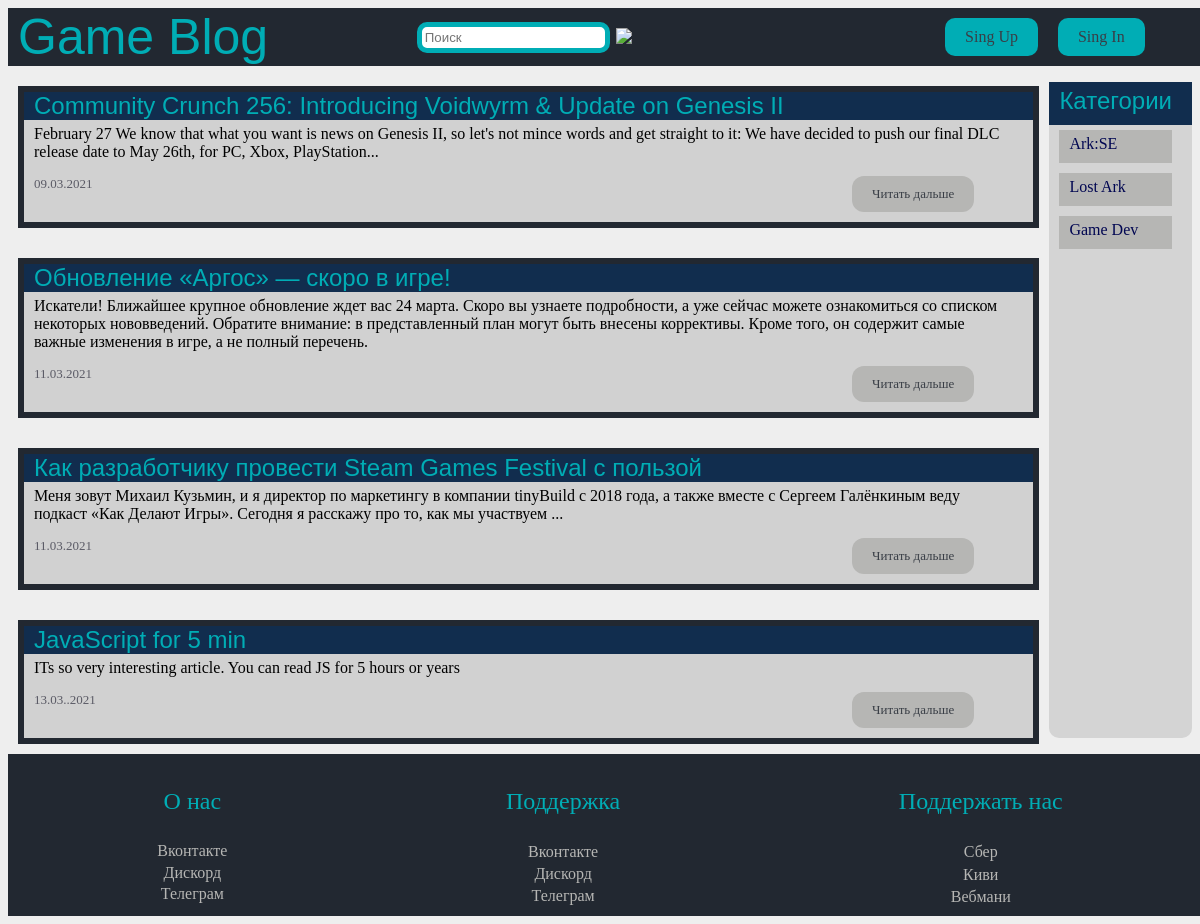
Before: / with the older database file.
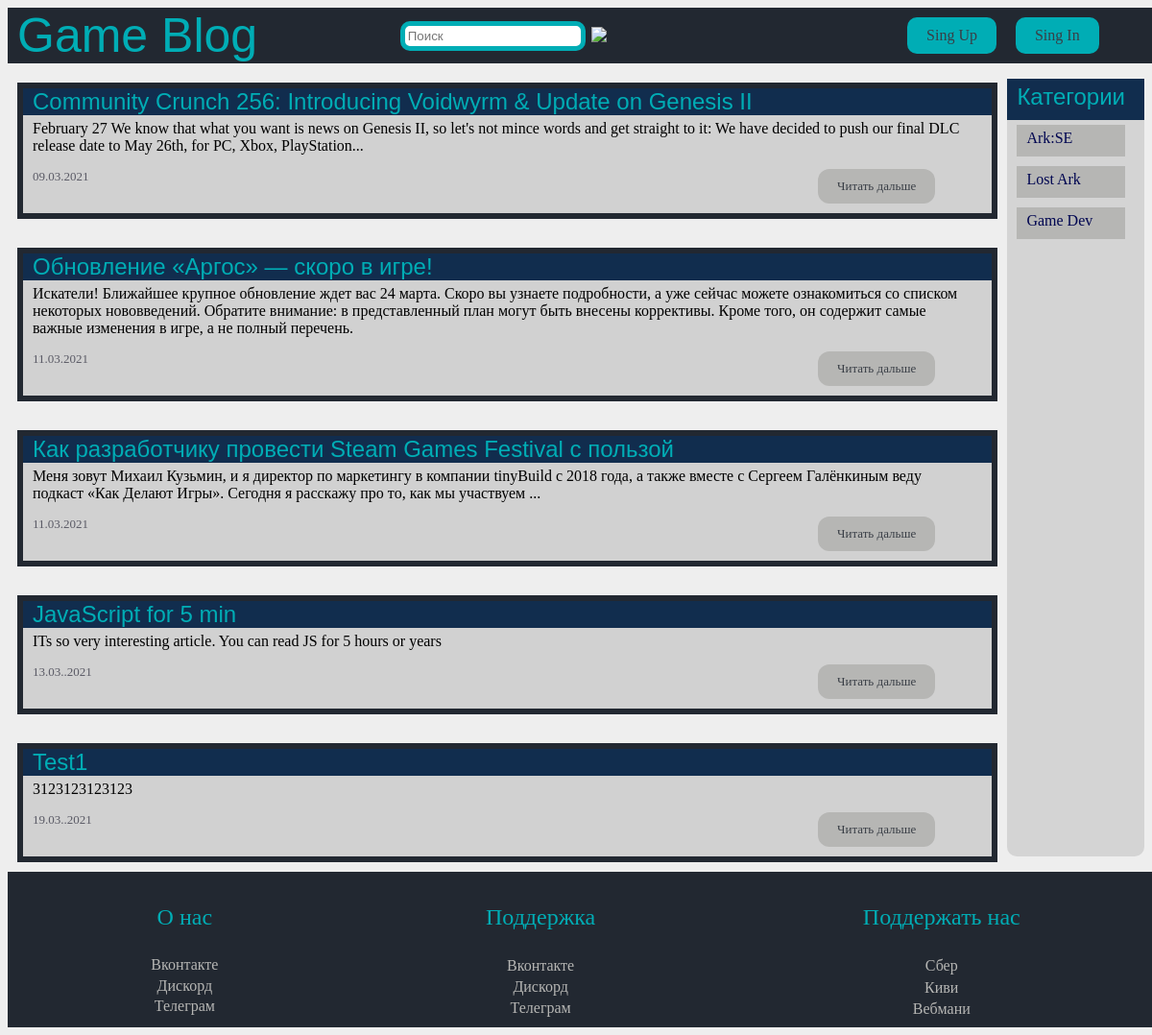
After: the same page with the newer database file.
### database.py (models this page shows)
class Article(db.Model):
    id = db.Column(db.Integer, primary_key=True, autoincrement=True)
    title = db.Column(db.String(70), nullable=True)
    body = db.Column(db.String(70), nullable=True, unique=True)
    date = db.Column(db.String(70), nullable=True)
    big = db.Column(db.Boolean, default=True)
    img = db.Column(db.Boolean, default=False)
    img_url = db.Column(db.String(70))
    author_id = db.Column(db.Integer, db.ForeignKey('users.id'))
    category_id = db.Column(db.Integer, db.ForeignKey('categories.id'))
    author = db.relationship('Users', backref=db.backref('articles', lazy=True))
    category = db.relationship('Categories', backref=db.backref('articles', lazy=True))

class Categories(db.Model):
    id = db.Column(db.Integer, primary_key=True, autoincrement=True)
    name = db.Column(db.String, nullable=True)

### app.py (the view)
@app.route('/')
def homepage():
    articles = Article.query.all()
    categories = Categories.query.all()
    return render_template('index.html', articles=articles, categories=categories)

### templates/index.html (shortened to what this page needs)
{% extends "base.html" %}
{% block content %}
    {% for article in articles %}
        <article>
            <div class="head">
                {{ article.title }}
            </div>
            <div class="text-block">
                {% if article.big %}
                    {{ article.body[0:200]+'...' }}
                {% else %}
                    {{ article.body }}
                {% endif %}
            </div>
            <div class="footer">
                <date>{{ article.date }}</date>
                <a href="{{ url_for('article', art=article.id) }}">Читать дальше</a>
            </div>
        </article>
    {% endfor %}
{% endblock %}

### templates/base.html (shortened to what this page needs)
<!DOCTYPE html>
<html lang="ru">
<head>
    <link rel="stylesheet" href={{ url_for('static', filename='style.css') }}>
</head>
<body>
<header>
    <a href="{{ url_for('homepage') }}" class="logo">Game Blog</a>
    <form action="{{ url_for('search') }}">
        <input name="text" class="search" type="search" placeholder="Поиск" aria-label="Поиск">
        <button type="submit">
            <img src="https://img.icons8.com/material-sharp/24/000000/search.png"/>
        </button>
    </form>
    {% if current_user.is_authenticated %}
        <but>
            <a href="#" class="nick-label">{{ current_user.name }}</a>
            <a class="buttons" aria-current="page" href="{{ url_for('create_article') }}">Добавить статью</a>
            <a href="{{ url_for('logout') }}" class="buttons">Выйти</a>
        </but>
    {% else %}
        <but>
            <a class="buttons" href={{ url_for('singup') }}>Sing Up</a>
            <a class="buttons" href={{ url_for('singin') }}>Sing In</a>
        </but>
    {% endif %}
</header>
<main>
    <div class="articles_list">
        {% block content %}
        {% endblock %}
    </div>
    <ul class="categories">
        <li class="header">
            Категории
        </li>
        {% for categoria in categories %}
            <li class="dropdown">
                <a href=" {{ url_for('categor', cat=categoria.id) }} ">{{ categoria.name }}</a>
            </li>
        {% endfor %}
    </ul>
</main>
<footer>
    <div class="block-footer">
        <p>О нас</p>
        <div class="lin"><a href="#">Вконтакте</a></div>
        <div class="lin"><a href="#">Дискорд</a></div>
        <div class="lin"><a href="#">Телеграм</a></div>
    </div>
    <div class="block-footer">
        <p>Поддержка</p>
        <div class="lin"><a href="#">Вконтакте</a></div>
        <div class="lin"><a href="#">Дискорд</a></div>
        <div class="lin"><a href="#">Телеграм</a></div>
    </div>
    <div class="block-footer">
        <p>Поддержать нас</p>
        <div class="lin"><a href="#">Сбер</a></div>
        <div class="lin"><a href="#">Киви</a></div>
        <div class="lin"><a href="#">Вебмани</a></div>
    </div>
</footer>
</body>
</html>

### static/style.css (style rules this page uses)
body { background-color: #EEEEEE; }
header { top: 0; left: 0; width: 100%; margin: auto; padding-left: 10px; background-color: #222831; display: flex; min-height: auto; }
header a { text-decoration: none; }
.logo { color: #00ADB5 !important; font-size: 50px; font-family: Dubai, sans-serif; }
header .buttons { padding: 10px 20px 10px 20px; background-color: #00ADB5; border-radius: 10px; margin: 10px; }
but { display: flex; align-items: center; margin-right: 4%; margin-left: auto; }
.categories { border-radius: 10px; border: 2px #112D4E; padding: 0; margin-right: 0; margin-left: auto; background-color: #696A6C33; }
.categories li { padding: 5px 20px 10px 10px; margin: 5px 20px 10px 10px; background-color: #b6b6b4; list-style-type: none; }
main { display: flex; }
.articles_list { display: flex; flex-direction: column; }
.categories .header { color: #00ADB5; font-size: x-large; font-family: Calibri, sans-serif; margin: 0 0 0 0; padding: 5px 20px 10px 10px !important; background-color: #112D4E; }
.categories li a { text-decoration: none; color: #000651; }
article { border: 6px solid #222831; margin: 20px 10px 10px 10px; display: block; background: rgba(91, 91, 91, 0.2); }
article .head { color: #00ADB5; padding-left: 10px; font-family: Calibri, sans-serif; font-size: x-large; background: #112D4E; }
article .text-block { display: block; padding: 5px 20px 10px 10px; font-size: medium; }
article .footer { display: flex; color: rgba(12, 12, 30, 0.6); font-size: small; padding: 5px 20px 10px 10px; }
footer { width: 100%; justify-content: center; padding: 10px; background: #222831; color: #00ADB5; display: flex; }
.block-footer { flex-grow: 1; text-align: center; display: flex; flex-direction: column; }
footer a { margin-top: 1%; display: block; text-decoration: none; color: #b6b6b4; }
footer p { font-size: x-large; }
article .footer a { color: #393E46; align-items: center; margin-right: 4%; padding: 10px 20px 10px 20px; background-color: #b6b6b4; margin-left: auto; display: block; border-radius: 12px; text-decoration: none; }
a { color: #393E46; text-decoration: none; }
header form { display: flex; margin-left: auto; margin-right:auto; }
header form input { margin: auto; padding: 3px; outline: none; box-sizing: border-box; border: 5px solid #00ADB5; border-radius: 10px; }
header form button { background: #222831; border: #00ADB5; }

Changed rows visible on the page:
added Article: title "Test1", body "3123123123123", date "19.03..2021"
